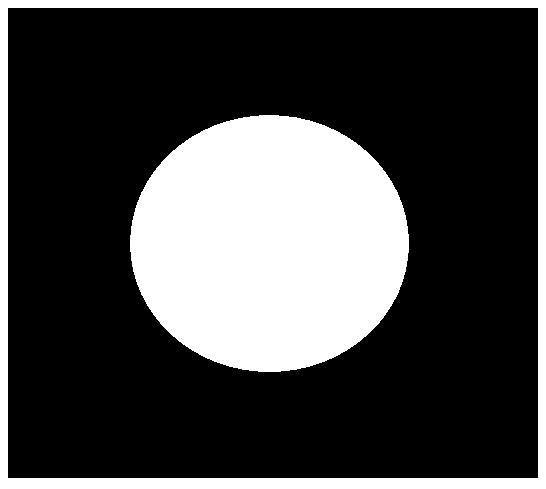
#> input picture 01_Picture/06_pie.png, 546 x 489 px, found by its file name
$ python circle.py
#> lines starting #> are read from the running program, lines starting #| are printed output that depends on the picture; after the words box and inside, x2 and y2 are one past the last pixel; in counts of white or black regions, pixels touching at a corner belong together
import cv2 #opencv的缩写为cv2
import matplotlib.pyplot as plt # matplotlib库用于绘图展示
import numpy as np   # numpy数值计算工具包

pie = cv2.imread('/home/ro/ML-DL-CV/opencv_code/OpenCV-main/01_Picture/06_pie.png')
#> pie is the input picture: shape (489, 546, 3); 27.8% white; 2 white regions, box (x1, y1, x2, y2) and area: (130, 115, 409, 372) 56244, (0, 0, 546, 489) 17894
cv2.imshow('pie',pie)
cv2.waitKey(0)
cv2.destroyAllWindows()

kernel = np.ones((30,30),np.uint8)
erosion_1 = cv2.erode(pie,kernel,iterations=1)
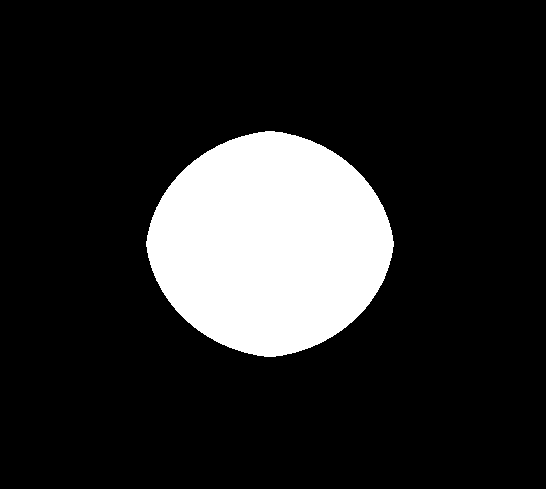
#> erosion_1: shape (489, 546, 3); 15.6% white; 1 white region, box (x1, y1, x2, y2) and area: (146, 131, 394, 357) 41578
erosion_2 = cv2.erode(pie,kernel,iterations=2)
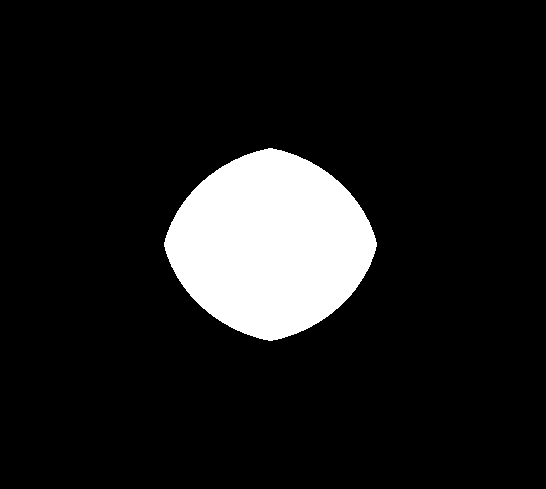
#> erosion_2: shape (489, 546, 3); 10.8% white; 1 white region, box (x1, y1, x2, y2) and area: (164, 148, 377, 341) 28787
erosion_3 = cv2.erode(pie,kernel,iterations=3)
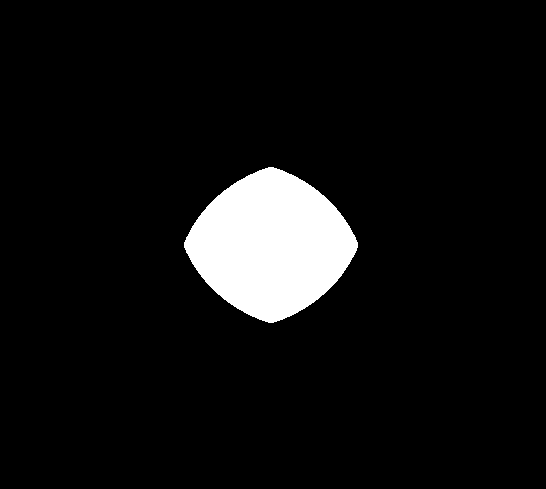
#> erosion_3: shape (489, 546, 3); 6.8% white; 1 white region, box (x1, y1, x2, y2) and area: (184, 167, 358, 323) 18053
res = np.hstack((erosion_1,erosion_2,erosion_3))#将3个腐蚀后的图像水平拼接【np.hstack用于将多个图像沿水平方向合并】
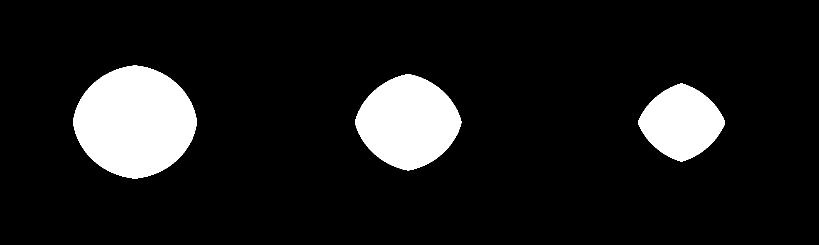
#> res: shape (489, 1638, 3) (shown at 1/2 size); 11% white; 3 white regions, box (x1, y1, x2, y2) and area: (146, 131, 394, 357) 41578, (710, 148, 923, 341) 28787, (1276, 167, 1450, 323) 18053
cv2.imshow('res',res)
cv2.waitKey(0)
cv2.destroyAllWindows()
